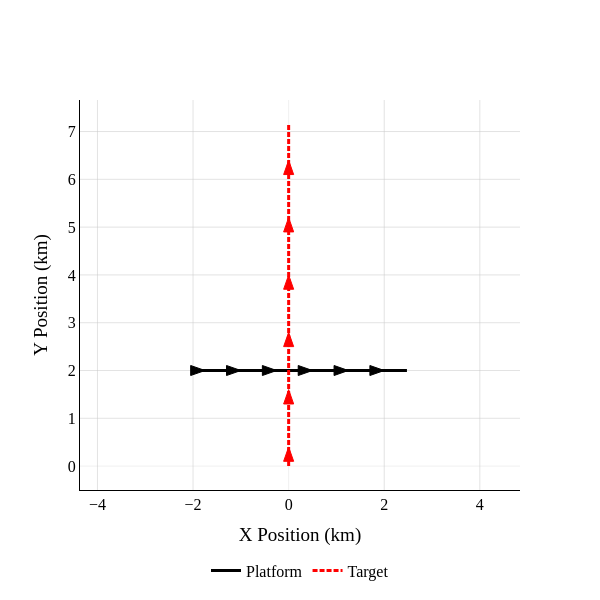

The code cell stored with this chart in its notebook:
### Markdown cell above
# VISUALISATION

### Code cell
import plotly.graph_objects as go

timesteps = [
    SIM_PARAMS["start_time"] + i * SIM_PARAMS["time_interval"]
    for i in range(SIM_PARAMS["num_steps"])
]

fig = go.Figure()

plat_x = []
plat_y = []

print(len(timesteps))

for timestamp in timesteps:
    platform_state = platform.get_platform_state_at(timestamp)
    plat_x.append(platform_state.host.state.state_vector[0] / 1000) # convert to km
    plat_y.append(platform_state.host.state.state_vector[2] / 1000)

tgt_x = []
tgt_y = []

for target_ground_truth in target_ground_truths:
    tgt_x = [state.state_vector[0] / 1000 for state in target_ground_truth]
    tgt_y = [state.state_vector[2] / 1000 for state in target_ground_truth]

# --- 2. Plot the Lines ---
fig.add_trace(go.Scatter(
    x=plat_x, y=plat_y,
    mode='lines', line=dict(color='black', width=3),
    name='Platform'
))

fig.add_trace(go.Scatter(
    x=tgt_x, y=tgt_y,
    mode='lines', line=dict(color="red", width=3, dash="5px,2px"),
    name='Target'
))

# --- 3. Arrow Function ---
def add_arrowhead_at_index(fig, x_arr, y_arr, i, color, size=0.1):
    """Add a triangle (arrowhead) at index 'i' pointing in the direction of travel.

    Parameters
    ----------
    fig: The Plotly figure to add the shape to.
    x_arr: Array of x coordinates.
    y_arr: Array of y coordinates.
    i: Index at which to place the arrowhead (must be >= 1).
    color: The fill color.
    size: The length of the arrowhead in data units (e.g., kilometers).

    """
    # Boundary check
    if i < 1 or i >= len(x_arr):
        return

    # 1. Calculate Direction Vector (u)
    dx = x_arr[i] - x_arr[i-1]
    dy = y_arr[i] - y_arr[i-1]
    magnitude = np.sqrt(dx**2 + dy**2)

    if magnitude > 0:
        # Normalized direction vector
        ux = dx / magnitude
        uy = dy / magnitude

        # Perpendicular vector (v) for the width
        vx, vy = -uy, ux

        # 2. Define Arrow Geometry
        # Tip Position (with offset applied)
        tip_x = x_arr[i]
        tip_y = y_arr[i]

        # Base Center Position (behind the tip)
        base_center_x = tip_x - (ux * size)
        base_center_y = tip_y - (uy * size)

        # Width of the arrow head (e.g., 70% of the length)
        half_width = size * 0.35

        # Calculate Left and Right corners of the base
        left_x = base_center_x + (vx * half_width)
        left_y = base_center_y + (vy * half_width)

        right_x = base_center_x - (vx * half_width)
        right_y = base_center_y - (vy * half_width)

        # 3. Construct SVG Path
        # Move to Tip -> Line to Left -> Line to Right -> Close (Z)
        path = (f"M {tip_x},{tip_y} "
                f"L {left_x},{left_y} "
                f"L {right_x},{right_y} "
                "Z")

        # 4. Add Shape
        fig.add_shape(
            type="path",
            path=path,
            fillcolor=color,
            line=dict(
                color=color,  # Outline Color
                width=1       # Outline Thickness
            ),
            xref="x", yref="y"  # Use data coordinates
        )

# --- 4. Loop to Add Arrows ---

# Add GREEN arrows every 30th step
# Start at 10 to ensure we have previous history
for i in range(10, len(plat_x), 30):
    add_arrowhead_at_index(fig, plat_x, plat_y, i, "black", size=0.3)

# Add RED arrows every 30th step
for i in range(10, len(tgt_x), 30):
    add_arrowhead_at_index(fig, tgt_x, tgt_y, i, "red", size=0.3)

# --- 5. Layout Update ---
fig.update_layout(
    width=600, height=600,
    font=dict(family="Times New Roman", size=16, color="black"),
    showlegend=True,
    legend=dict(x=0.5, y=-0.25, xanchor="center", orientation="h", yanchor="bottom"),
    plot_bgcolor="white",
    yaxis=dict(
        scaleanchor="x",
        scaleratio=1
    )
)

# Calculate ranges with padding
if len(plat_x) > 0 and len(tgt_x) > 0:
    all_x = plat_x + tgt_x
    all_y = plat_y + tgt_y
    xrange = [min(all_x) - 0.5, max(all_x) + 0.5]
    yrange = [min(all_y) - 0.5, max(all_y) + 0.5]

    fig.update_xaxes(
        range=xrange, showgrid=True, gridcolor="rgba(200, 200, 200, 0.5)",
        linecolor="black", title="X Position (km)", zeroline=True,
        zerolinecolor="rgba(200, 200, 200, 0.5)", zerolinewidth=0.5
    )

    fig.update_yaxes(
        range=yrange, showgrid=True, gridcolor="rgba(200, 200, 200, 0.5)",
        linecolor="black", title="Y Position (km)", zeroline=True,
        zerolinecolor="rgba(200, 200, 200, 0.5)", zerolinewidth=0.5
    )

fig.show()

fig.write_image("figs/st_world_picture.pdf", scale=1, width=600, height=600)

### Figure 1 — Plotly figure (JSON) as saved in the notebook; plotly's stock layout.template omitted (floating-point values rounded to 4 significant figures; data arrays with more than 128 entries replaced by an {"elided": "..."} marker saying what was removed)
{"data": [{"line": {"color": "black", "width": 3}, "mode": "lines", "name": "Platform", "type": "scatter", "x": {"elided": "180 float values"}, "y": {"elided": "180 int values"}}, {"line": {"color": "red", "dash": "5px,2px", "width": 3}, "mode": "lines", "name": "Target", "type": "scatter", "x": {"elided": "180 int values"}, "y": {"elided": "180 float values"}}], "layout": {"font": {"color": "black", "family": "Times New Roman", "size": 16}, "height": 600, "legend": {"orientation": "h", "x": 0.5, "xanchor": "center", "y": -0.25, "yanchor": "bottom"}, "plot_bgcolor": "white", "shapes": [{"fillcolor": "black", "line": {"color": "black", "width": 1}, "path": "M -1.75,2.0 L -2.05,2.105 L -2.05,1.895 Z", "type": "path", "xref": "x", "yref": "y"}, {"fillcolor": "black", "line": {"color": "black", "width": 1}, "path": "M -1.0,2.0 L -1.3,2.105 L -1.3,1.895 Z", "type": "path", "xref": "x", "yref": "y"}, {"fillcolor": "black", "line": {"color": "black", "width": 1}, "path": "M -0.25,2.0 L -0.55,2.105 L -0.55,1.895 Z", "type": "path", "xref": "x", "yref": "y"}, {"fillcolor": "black", "line": {"color": "black", "width": 1}, "path": "M 0.5,2.0 L 0.2,2.105 L 0.2,1.895 Z", "type": "path", "xref": "x", "yref": "y"}, {"fillcolor": "black", "line": {"color": "black", "width": 1}, "path": "M 1.25,2.0 L 0.95,2.105 L 0.95,1.895 Z", "type": "path", "xref": "x", "yref": "y"}, {"fillcolor": "black", "line": {"color": "black", "width": 1}, "path": "M 2.0,2.0 L 1.7,2.105 L 1.7,1.895 Z", "type": "path", "xref": "x", "yref": "y"}, {"fillcolor": "red", "line": {"color": "red", "width": 1}, "path": "M 0.0,0.4 L -0.105,0.10000000000000003 L 0.105,0.10000000000000003 Z", "type": "path", "xref": "x", "yref": "y"}, {"fillcolor": "red", "line": {"color": "red", "width": 1}, "path": "M 0.0,1.6 L -0.105,1.3 L 0.105,1.3 Z", "type": "path", "xref": "x", "yref": "y"}, {"fillcolor": "red", "line": {"color": "red", "width": 1}, "path": "M 0.0,2.8 L -0.105,2.5 L 0.105,2.5 Z", "type": "path", "xref": "x", "yref": "y"}, {"fillcolor": "red", "line": {"color": "red", "width": 1}, "path": "M 0.0,4.0 L -0.105,3.7 L 0.105,3.7 Z", "type": "path", "xref": "x", "yref": "y"}, {"fillcolor": "red", "line": {"color": "red", "width": 1}, "path": "M 0.0,5.2 L -0.105,4.9 L 0.105,4.9 Z", "type": "path", "xref": "x", "yref": "y"}, {"fillcolor": "red", "line": {"color": "red", "width": 1}, "path": "M 0.0,6.4 L -0.105,6.1000000000000005 L 0.105,6.1000000000000005 Z", "type": "path", "xref": "x", "yref": "y"}], "showlegend": true, "width": 600, "xaxis": {"gridcolor": "rgba(200, 200, 200, 0.5)", "linecolor": "black", "range": [-2.5, 2.975], "showgrid": true, "title": {"text": "X Position (km)"}, "zeroline": true, "zerolinecolor": "rgba(200, 200, 200, 0.5)", "zerolinewidth": 0.5}, "yaxis": {"gridcolor": "rgba(200, 200, 200, 0.5)", "linecolor": "black", "range": [-0.5, 7.66], "scaleanchor": "x", "scaleratio": 1, "showgrid": true, "title": {"text": "Y Position (km)"}, "zeroline": true, "zerolinecolor": "rgba(200, 200, 200, 0.5)", "zerolinewidth": 0.5}}}
